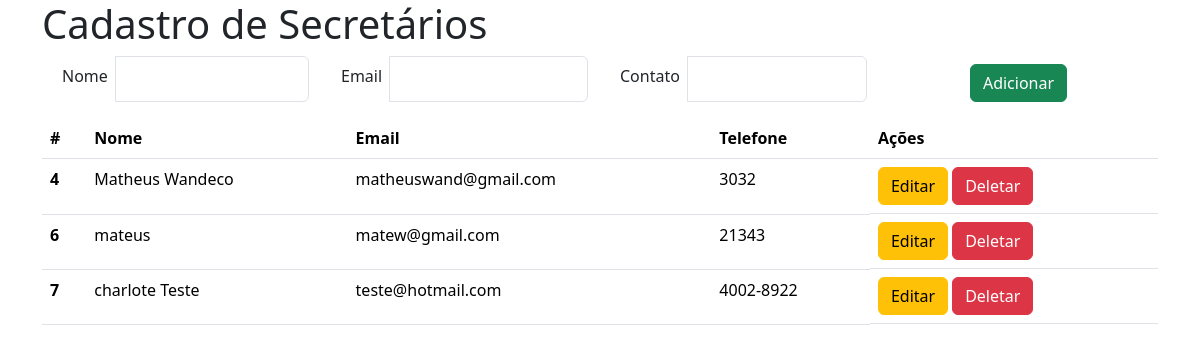
Before: / with the older database file.
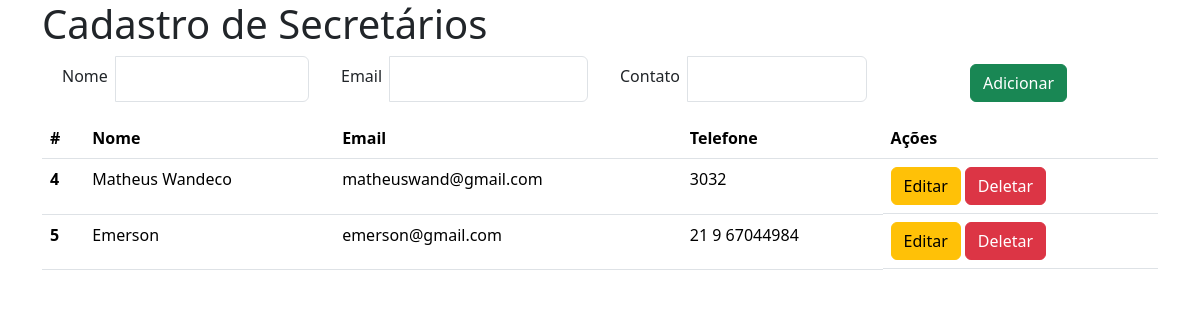
After: the same page with the newer database file.
### crud_wandeco/models.py (models this page shows)
class Usuario(database.Model):
    id = database.Column(database.Integer, primary_key=True, nullable=False)
    name = database.Column(database.String(30), nullable=False)
    email = database.Column(database.String(20), nullable=False, unique=True)
    phone = database.Column(database.String(11), nullable=True)

### crud_wandeco/routes.py (the view)
@app.route('/', methods=['GET', 'POST'])
def home():
    usuario = Usuario.query.all()
    formCreateUser = Form_create_user()
    return render_template('home.html', usuario=usuario, formCreateUser=formCreateUser)

### crud_wandeco/forms.py
class Form_create_user(FlaskForm):
    name = StringField('Nome', validators=[DataRequired()])
    email = EmailField('Email', validators=[DataRequired(), Email()])
    phone = StringField('Contato', validators=[DataRequired()])
    button_create = SubmitField('Adicionar')
    button_update = SubmitField('Editar')
    button_delete = SubmitField('Deletar')

### crud_wandeco/templates/home.html (shortened to what this page needs)
<!doctype html>
<html lang="en">
  <head>
    <link href="https://cdn.jsdelivr.net/npm/bootstrap@5.3.3/dist/css/bootstrap.min.css" rel="stylesheet">
  </head>
  <body class="container">
    <h1>Cadastro de Secretários</h1>
        <div> {% include 'form_create.html' %} </div>
        <div>{% include 'table.html' %}</div>
  </body>
</html>

### crud_wandeco/templates/form_create.html (shortened to what this page needs)
<form action="{% if editing %} {{ url_for('update', user_id=user_id) }} {% else %} {{ url_for('create') }} {% endif %}" method="post" class="mb-3">
    <fieldset>
        <div class="container text-center">
            <div class="row">
                <div class="col input-group">
                    {{ formCreateUser.name.label (class='form-label m-2') }}
                    {{ formCreateUser.name (class='form-control') }}
                </div>
                <div class="col input-group">
                    {{ formCreateUser.email.label(class='form-label m-2') }}
                    {{ formCreateUser.email (class='form-control') }}
                </div>
                <div class="col input-group">
                    {{ formCreateUser.phone.label (class='form-label m-2') }}
                    {{ formCreateUser.phone (class='form-control') }}
                </div>
                <div class="col mt-2">
                    {% if editing %}
                        {{ formCreateUser.button_update(class='btn btn-warning') }}
                    {% else %}
                        {{ formCreateUser.button_create(class='btn btn-success') }}
                    {% endif %}
                </div>
    </fieldset>
            </div>

### crud_wandeco/templates/table.html (shortened to what this page needs)
<table class="table me-4">
    <thead>
      <tr>
        <th scope="col">#</th>
        <th scope="col">Nome</th>
        <th scope="col">Email</th>
        <th scope="col">Telefone</th>
        <th scope="col">Ações</th>
      </tr>
    </thead>
    <tbody>
      {% for usuarios in usuario %}
        <tr>
          <th scope="row">{{usuarios.id }}</th>
          <td>{{usuarios.name}}</td>
          <td>{{usuarios.email}}</td>
          <td>{{usuarios.phone}}</td>
          <td class="d-flex">
            <form action="{{ url_for('edit', user_id=usuarios.id) }}" method="GET">
              <fieldset>
                {{ formCreateUser.button_update(class='btn btn-warning') }}
              </fieldset>
            </form>
            <form action="{{ url_for('delete', user_id=usuarios.id) }}" method="POST" class="ms-1">
              <fieldset>
                {{ formCreateUser.button_delete(class='btn btn-danger') }}
              </fieldset>
            </form>
          </td>
        </tr>
      {% endfor %}
    </tbody>
  </table>

Changed rows visible on the page:
removed Usuario: id "6", name "mateus", email "matew@gmail.com", phone "21343"
removed Usuario: id "7", name "charlote Teste", email "teste@hotmail.com", phone "4002-8922"
added Usuario: id "5", name "Emerson", email "emerson@gmail.com", phone "21 9 67044984"
